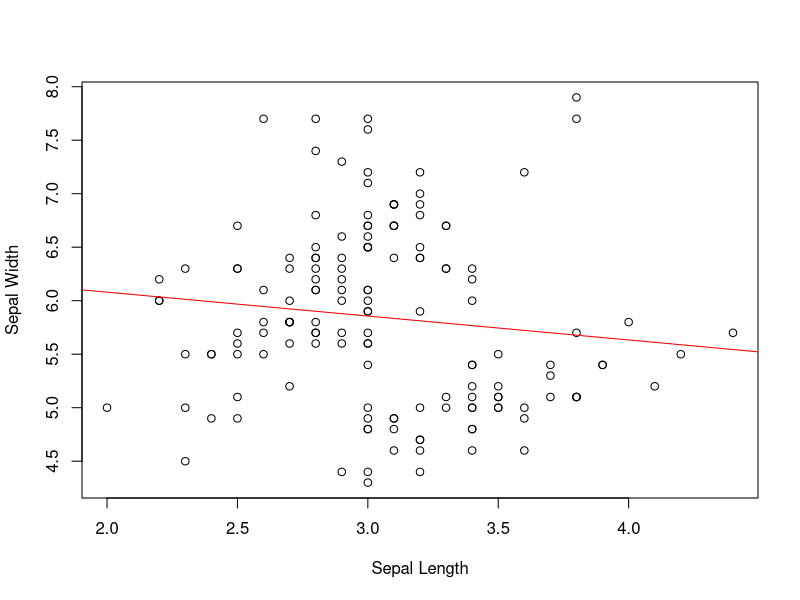

R code for this plot:
library(dplyr)
library(ggplot2)
#iris is a core dataset and can be loaded like this
data(iris)
# can look at the first 5 entries
head(iris, 5)


# select(data,field_1,field_2...,field_N)


# 1) Scatter plot that visualizes the relationship between Sepal Width and Sepal Length;
# length_width <- select(iris,Sepal.Length,Sepal.Width) %>% plot(xlab="Sepal Length",ylab="Sepal Width")

length_width <- plot(iris$Sepal.Length ~ iris$Sepal.Width,xlab="Sepal Length",ylab="Sepal Width")
abline(lm(iris$Sepal.Length ~ iris$Sepal.Width), col = "red")


